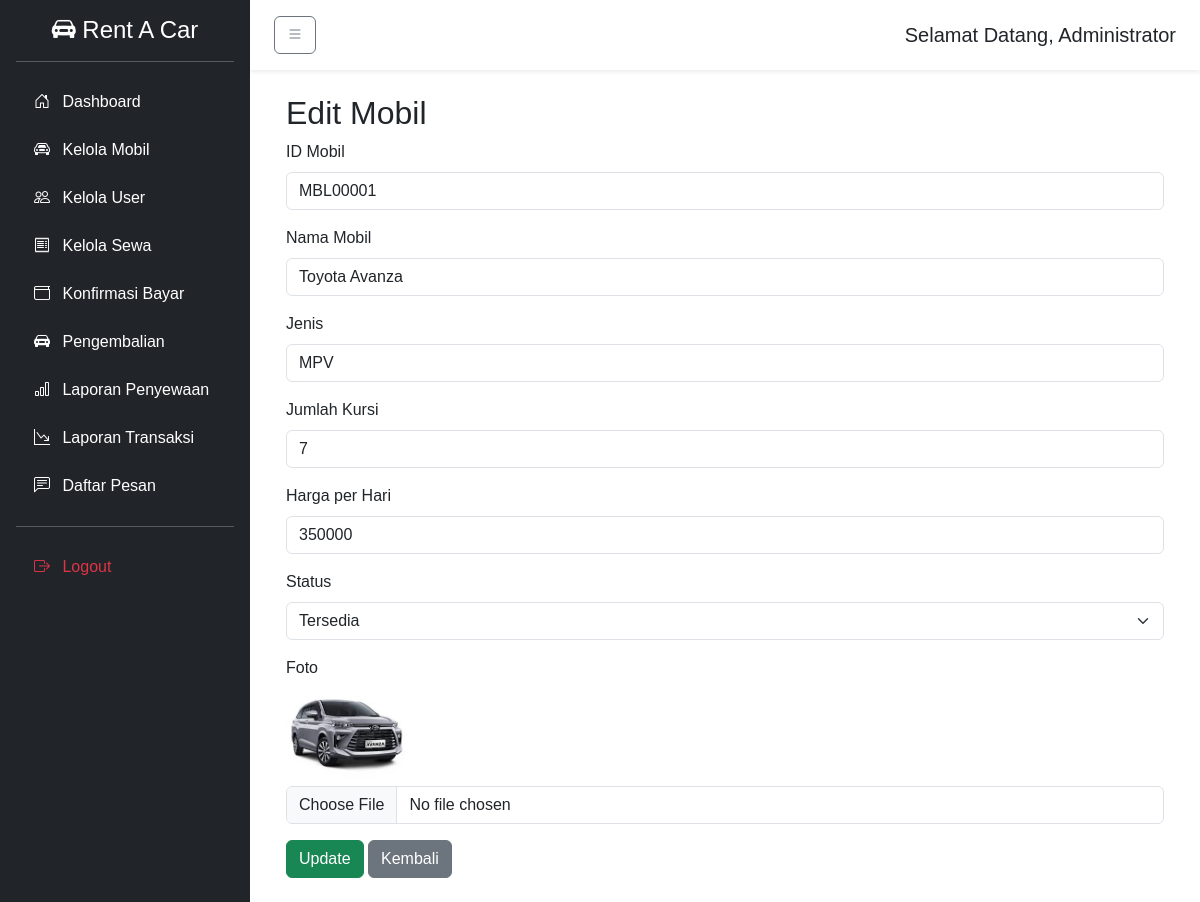
Page /admin/edit_mobil.php?id=MBL00001 (signed in) on the committed database.
### tables this page shows
CREATE TABLE `users` (
  `id` int(11) NOT NULL,
  `username` varchar(50) NOT NULL,
  `password` varchar(225) NOT NULL,
  `nama_lengkap` varchar(100) NOT NULL,
  `email` varchar(100) DEFAULT NULL,
  `no_hp` varchar(20) DEFAULT NULL,
  `role` varchar(20) NOT NULL DEFAULT 'petugas',
  `created_at` datetime DEFAULT current_timestamp(),
  `updated_at` datetime DEFAULT current_timestamp() ON UPDATE current_timestamp()
);

CREATE TABLE `tbl_mobil` (
  `id_mobil` varchar(10) NOT NULL,
  `nama_mobil` varchar(100) NOT NULL,
  `jenis` varchar(50) DEFAULT NULL,
  `kursi` int(11) DEFAULT NULL,
  `harga_per_hari` int(11) DEFAULT NULL,
  `foto` varchar(255) DEFAULT NULL,
  `status` enum('Tersedia','Disewa') DEFAULT 'Tersedia'
);

### admin/edit_mobil.php (the view, shortened to what this page needs)
<?php
include "includes/header.php";
include "includes/sidebar.php";
$id = $_GET['id'];
$data = mysqli_query($koneksi, "SELECT * FROM tbl_mobil WHERE id_mobil='$id'");
$mobil = mysqli_fetch_assoc($data);
?>
<div class="content">
  <div class="container-fluid">
  <h2>Edit Mobil</h2>
  <form method="post" enctype="multipart/form-data">
  <div class="mb-3">
      <label class="form-label">ID Mobil</label>
      <input type="text" name="id_mobil" class="form-control" value="<?= $id; ?>" readonly>
    </div>
    <div class="mb-3">
      <label class="form-label">Nama Mobil</label>
      <input type="text" name="nama_mobil" value="<?= htmlspecialchars($mobil['nama_mobil']); ?>" class="form-control" required>
    </div>
    <div class="mb-3">
      <label class="form-label">Jenis</label>
      <input type="text" name="jenis" value="<?= htmlspecialchars($mobil['jenis']); ?>" class="form-control" required>
    </div>
    <div class="mb-3">
      <label class="form-label">Jumlah Kursi</label>
      <input type="number" name="kursi" value="<?= $mobil['kursi']; ?>" class="form-control" required>
    </div>
    <div class="mb-3">
      <label class="form-label">Harga per Hari</label>
      <input type="number" name="harga_per_hari" value="<?= $mobil['harga_per_hari']; ?>" class="form-control" required>
    </div>
    <div class="mb-3">
      <label class="form-label">Status</label>
      <select name="status" class="form-select" required>
        <option value="Tersedia" <?= $mobil['status']=="Tersedia"?"selected":""; ?>>Tersedia</option>
      </select>
    </div>
    <div class="mb-3">
      <label class="form-label">Foto</label>
      <?php if ($mobil['foto']): ?>
        <div class="mb-2">
          <img src="../uploads/<?= $mobil['foto']; ?>" alt="foto" style="width:120px; border-radius:5px;">
        </div>
      <?php endif; ?>
      <input type="file" name="foto" class="form-control">
    </div>
    <button type="submit" name="update" class="btn btn-success">Update</button>
    <a href="daftar_mobil.php" class="btn btn-secondary">Kembali</a>
  </form>
  <?php include "includes/footer.php" ?>

### admin/includes/sidebar.php
<nav id="sidebar" class="bg-dark text-white sidebar">
  <div class="p-3">
    <h4 class="text-center mb-3"><i class="bi bi-car-front-fill"></i> Rent A Car</h4>
    <hr class="border-light">
    <ul class="nav flex-column">
      <li><a href="index.php" class="nav-link text-white"><i class="bi bi-house-door me-2"></i> Dashboard</a></li>
      <li><a href="daftar_mobil.php" class="nav-link text-white"><i class="bi bi-car-front me-2"></i> Kelola Mobil</a></li>
      <li><a href="daftar_user.php" class="nav-link text-white"><i class="bi bi-people me-2"></i> Kelola User</a></li>
      <li><a href="daftar_sewa.php" class="nav-link text-white"><i class="bi bi-receipt me-2"></i> Kelola Sewa</a></li>
      <li><a href="konfirmasi_bayar.php" class="nav-link text-white"><i class="bi bi-wallet me-2"></i> Konfirmasi Bayar</a></li>
      <li><a href="pengembalian.php" class="nav-link text-white"><i class="bi bi-car-front-fill me-2"></i> Pengembalian</a></li>
      <li><a href="laporan_sewa.php" class="nav-link text-white"><i class="bi bi-bar-chart me-2"></i> Laporan Penyewaan</a></li>
      <li><a href="laporan.php" class="nav-link text-white"><i class="bi bi-graph-down-arrow me-2"></i> Laporan Transaksi</a></li>
      <li><a href="daftar_pesan.php" class="nav-link text-white"><i class="bi bi-chat-left-text me-2"></i> Daftar Pesan</a></li>
      <hr class="border-light">
      <li><a href="../auth/logout.php" class="nav-link text-danger"><i class="bi bi-box-arrow-right me-2"></i> Logout</a></li>
    </ul>
  </div>
</nav>
<div id="page-content-wrapper" class="flex-grow-1">
  <nav class="navbar navbar-light bg-white shadow-sm px-4 py-3">
    <button class="btn btn-outline-secondary me-3" id="toggleSidebar"><i class="bi bi-list"></i></button>
    <h5 class="mb-0">Selamat Datang, <?= htmlspecialchars($namaLengkap); ?></h5>
  </nav>
  <div class="container-fluid px-4 py-4">

### admin/assets/admin.css (style rules this page uses)
body { font-family: 'Poppins', sans-serif; background-color: #f4f6f9; }
#page-content-wrapper { background-color: #ffffff; }
.sidebar { width: 250px; transition: all 0.3s ease; min-height: 100vh; }
.sidebar .nav-link { padding: 12px 18px; border-radius: 8px; transition: 0.3s; }
#page-content-wrapper { background-color: #fff; transition: margin-left 0.3s ease; }

### rows in the picture
users: nama_lengkap "Administrator"
tbl_mobil: nama_mobil "Toyota Avanza", jenis "MPV", kursi "7", harga_per_hari "350000", status "Tersedia", foto (picture)
